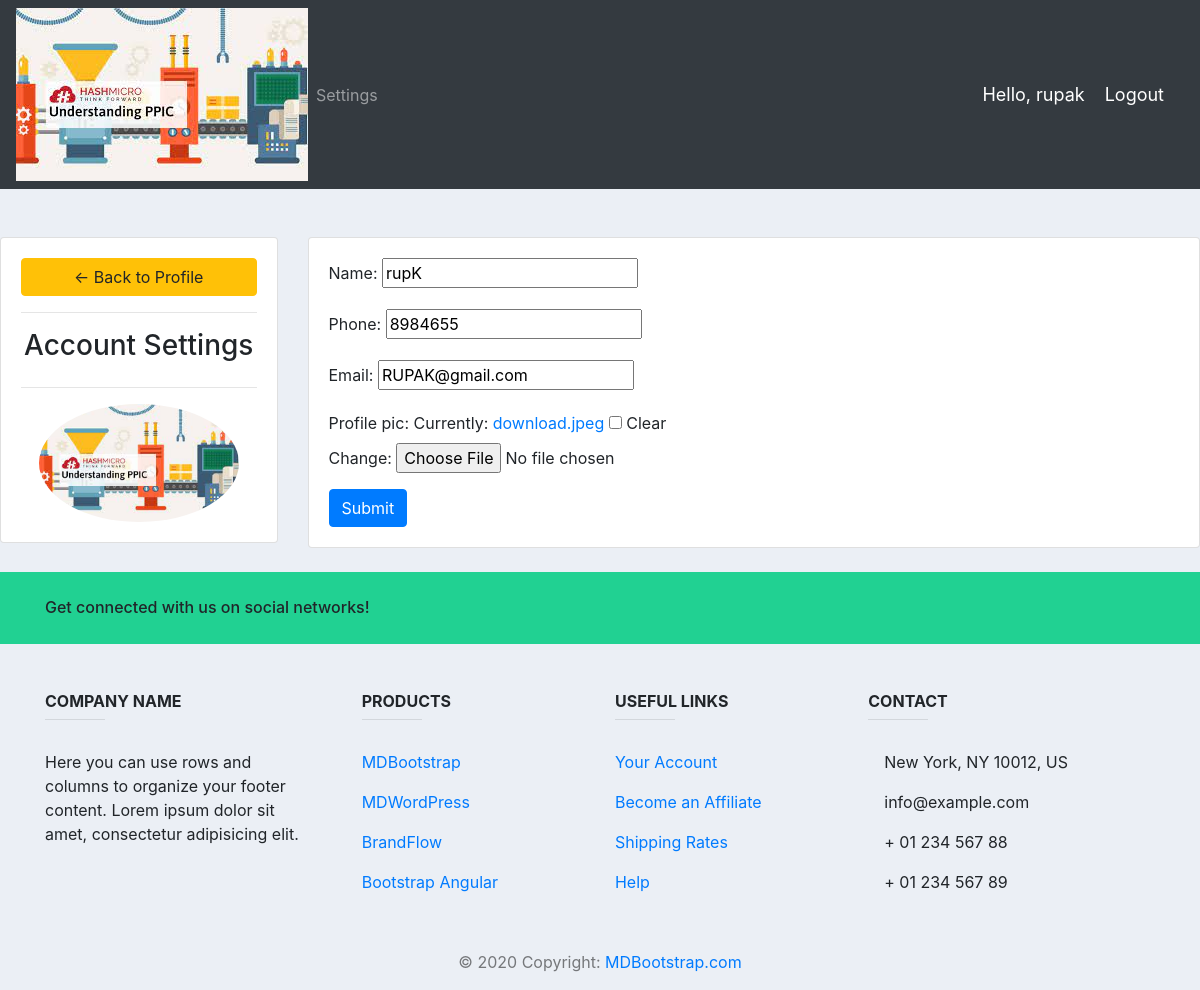
Screenshot of /account/ (signed in) with the database file from the repository.
### accounts/models.py (models this page shows, shortened)
class Customer(models.Model):
    user = models.OneToOneField(User,null=True,blank= True,on_delete=models.CASCADE)
    name = models.CharField(max_length=200)
    phone = models.CharField(max_length=10)
    email = models.CharField(max_length=100)
    profile_pic=models.ImageField(null=True,default='download.jpeg', blank=True)
    dateCreated = models.DateTimeField(auto_now_add=True, null= True)

### accounts/decorator.py (the view)
		def wrapper_func(request, *args, **kwargs):
			group = None
			if request.user.groups.exists():
				group = request.user.groups.all()[0].name
			if group in allowed_roles:
				return view_func(request, *args, **kwargs)
			else:
				return HttpResponse('You are not authorized to view this page')

### accounts/form.py
class CustomerForm(ModelForm):
    class Meta:
        model = Customer
        fields='__all__'
        exclude=['user']

### accounts/decorator.py (called while the page is built)
def allowed_users(allowed_roles=[]):
	def decorator(view_func):
		def wrapper_func(request, *args, **kwargs):
			group = None
			if request.user.groups.exists():
				group = request.user.groups.all()[0].name
			if group in allowed_roles:
				return view_func(request, *args, **kwargs)
			else:
				return HttpResponse('You are not authorized to view this page')
		return wrapper_func
	return decorator

### accounts/views.py (called while the page is built)
@login_required(login_url='login')
@allowed_users(allowed_roles=['customer'])
def accountSettings(request):
	customer  = request.user.customer
	form = CustomerForm(instance=customer)
	if request.method=='POST':
		form =CustomerForm(request.POST,request.FILES, instance=customer)
		if form.is_valid():
			form.save()
	context = {'form':form}
	return render(request, 'accounts/account_settings.html', context)

### accounts/templates/accounts/account_settings.html (shortened to what this page needs)
{%  extends 'accounts/main.html' %}
{% load static %}
{% block content %}
<br>
<div class="row">
	<div class="col-md-3">
		<div class="card card-body">
			<a class="btn btn-warning" href="{% url 'dashboard' %}"> &#8592; Back to Profile</a>
			<hr>
			<h3 style="text-align: center">Account Settings</h3>
			<hr>
			<img class="profile-pic" src="{{request.user.customer.profile_pic.url}}" >
		</div>
	</div>
	<div class="col-md-9">
		<div class="card card-body">
			<form method="POST" action="" enctype="multipart/form-data">
				{{form.as_p}}
			<input class="btn btn-primary" type="submit" name="Update Information">
			</form>
		</div>
	</div>
</div>
{% endblock %}

### accounts/templates/accounts/navBar.html (shortened to what this page needs)
{% load static %}
<nav class="navbar navbar-expand-lg navbar-dark bg-dark">
 <img src="{% static 'images/download.jpeg' %}">
  <div class="collapse navbar-collapse" id="navbarNav">
    <ul class="navbar-nav">
      {% if request.user.is_staff %}
      <li class="nav-item active">
        <a class="nav-link" href="{% url 'dashboard' %}">Dashboard</a>
      </li>
      <li class="nav-item">
        <a class="nav-link" href="{% url 'product' %}">Products</a>
      </li>
      {% else %}
       <li class="nav-item">
        <a class="nav-link" href="{% url 'account' %}">Settings</a>
      </li>
      {% endif %}
    </ul>
  </div>
  <span class="hello-msg">Hello, {{request.user}}</span>
  <span ><a  class="hello-msg" href="{% url 'logout' %}">Logout</a></span>
</nav>

### static/css/main.css (style rules this page uses)
body { background-color: #ebeff5; }

### accounts/templates/accounts/navBar.html (style rules this page uses)
.hello-msg { font-size: 18px; color: #fff; margin-right: 20px; }

### accounts/templates/accounts/account_settings.html (style rules this page uses)
.profile-pic { max-width: 200px; max-height:200px; margin: 0 auto; border-radius: 50%; }

### rows the page displays
Customer: name "rupK", phone "8984655", email "RUPAK@gmail.com"

### other values shown
{{ request.user }} "rupak"
